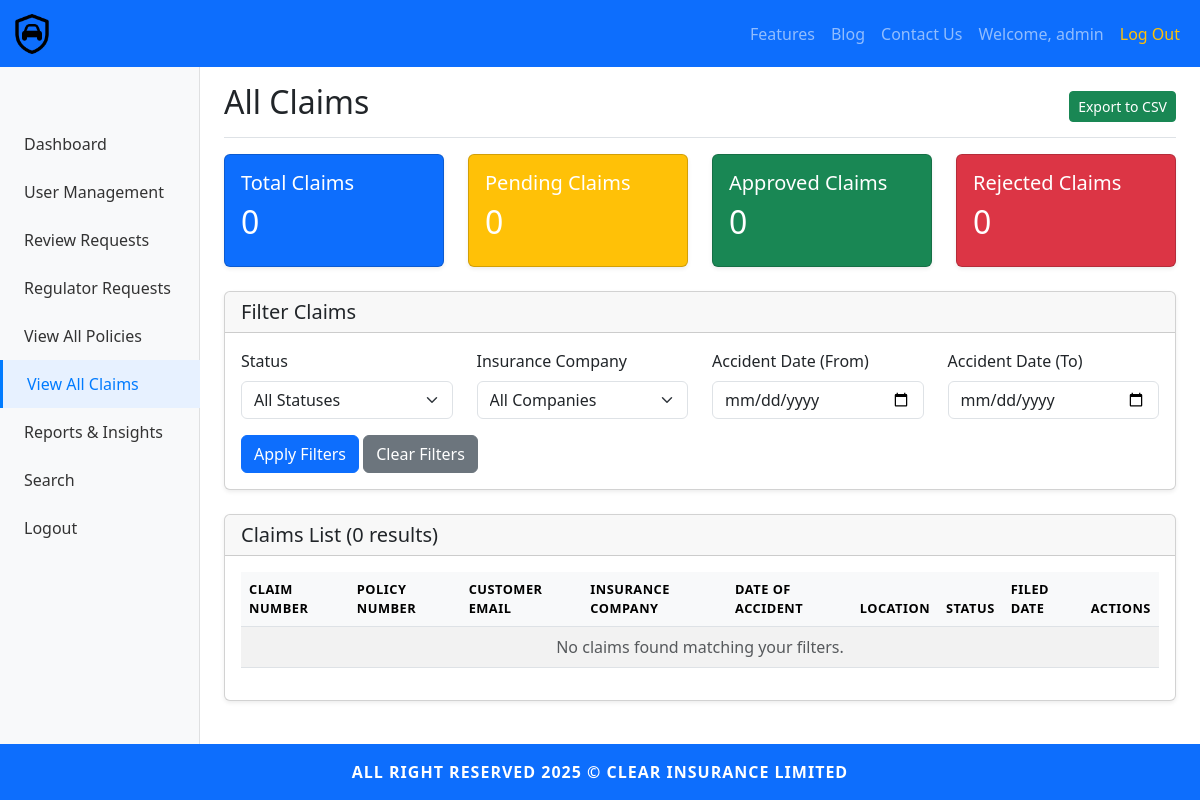
The page /admin/view-claims (signed in) on the database as committed earlier.
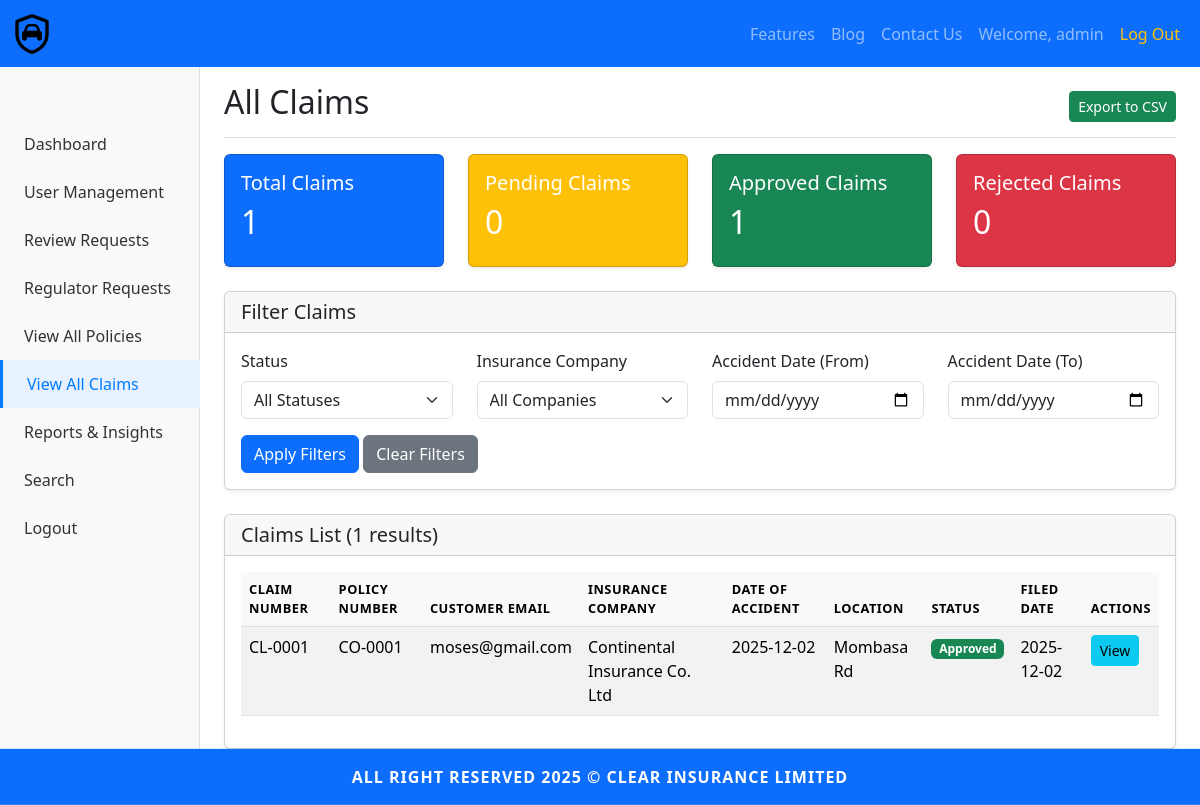
The same page on the database as committed later.
### models.py (models this page shows)
class Claim(db.Model):
	id = db.Column(db.Integer, primary_key=True)
	claim_number = db.Column(db.String(20), unique=True, nullable=False)
	policy_id = db.Column(db.Integer, db.ForeignKey('policy.id'), nullable=False)
	insurance_company_id = db.Column(db.Integer, db.ForeignKey('insurance_company.id'), nullable=False)
	accident_date = db.Column(db.Date, nullable=False)
	accident_time = db.Column(db.Time, nullable=False)
	accident_location = db.Column(db.String(500), nullable=False)
	accident_description = db.Column(db.Text, nullable=False)
	weather_conditions = db.Column(db.String(50), nullable=False)  # Clear, Rainy, Foggy, etc.
	police_report_number = db.Column(db.String(100), nullable=False)
	vehicle_towed = db.Column(db.Boolean, default=False, nullable=False)
	tow_location = db.Column(db.String(300))
	damage_insured_vehicle = db.Column(db.Text, nullable=False)
	damage_third_party = db.Column(db.Text)
	injuries_driver_passengers = db.Column(db.Text)
	injuries_third_parties = db.Column(db.Text)
	witness_name = db.Column(db.String(200))
	witness_contact = db.Column(db.String(20))
	witness_statement = db.Column(db.Text)
	status = db.Column(db.String(50), default='Pending', nullable=False)  # Pending, Under Review, Approved, Rejected
	created_by = db.Column(db.Integer, db.ForeignKey('insurer.id'), nullable=False)
	date_submitted = db.Column(db.DateTime, default=datetime.utcnow, nullable=False)
	last_updated = db.Column(db.DateTime, default=datetime.utcnow, onupdate=datetime.utcnow)
	reviewed_by = db.Column(db.Integer, db.ForeignKey('insurer.id'), nullable=True)
	review_date = db.Column(db.DateTime, nullable=True)
	review_notes = db.Column(db.Text, nullable=True)
	fraud_check_performed = db.Column(db.Boolean, default=False, nullable=False)
	fraud_check_date = db.Column(db.DateTime, nullable=True)
	fraud_check_result = db.Column(db.Text, nullable=True)
	fraud_risk_score = db.Column(db.Float, nullable=True)  # 0-100 score
	approved_by = db.Column(db.Integer, db.ForeignKey('insurer.id'), nullable=True)
	approval_date = db.Column(db.DateTime, nullable=True)
	rejection_reason = db.Column(db.Text, nullable=True)
	policy = db.relationship('Policy', backref='claims')
	insurance_company = db.relationship('InsuranceCompany', backref='claims')
	documents = db.relationship('ClaimDocument', backref='claim', cascade='all, delete-orphan')
	creator = db.relationship('Insurer', backref='claims_created', foreign_keys=[created_by])
	reviewer = db.relationship('Insurer', backref='claims_reviewed', foreign_keys=[reviewed_by])
	approver = db.relationship('Insurer', backref='claims_approved', foreign_keys=[approved_by])

class Policy(db.Model):
	id = db.Column(db.Integer, primary_key=True)
	policy_number = db.Column(db.String(50), unique=True, nullable=False)
	policy_type = db.Column(db.String(50), nullable=False)  # Comprehensive, Third-Party Only, Third-Party Fire & Theft
	effective_date = db.Column(db.Date, nullable=False)
	expiry_date = db.Column(db.Date, nullable=False)
	premium_amount = db.Column(db.Float, nullable=False)
	payment_mode = db.Column(db.String(50), nullable=False)
	insured_name = db.Column(db.String(200), nullable=False)
	national_id = db.Column(db.String(50), nullable=False)
	kra_pin = db.Column(db.String(50), nullable=True)
	date_of_birth = db.Column(db.Date, nullable=False)
	phone_number = db.Column(db.String(20), nullable=False)
	email_address = db.Column(db.String(150), nullable=False)
	postal_address = db.Column(db.Text, nullable=True)
	registration_number = db.Column(db.String(50), nullable=False)
	make_model = db.Column(db.String(150), nullable=False)
	year_of_manufacture = db.Column(db.Integer, nullable=False)
	chassis_number = db.Column(db.String(100), nullable=False)
	engine_number = db.Column(db.String(100), nullable=False)
	body_type = db.Column(db.String(50), nullable=False)
	color = db.Column(db.String(50), nullable=False)
	seating_capacity = db.Column(db.Integer, nullable=False)
	use_category = db.Column(db.String(50), nullable=False)
	sum_insured = db.Column(db.Float, nullable=False)
	excess = db.Column(db.Float, nullable=False)
	political_violence = db.Column(db.Boolean, default=False)
	windscreen_cover = db.Column(db.Boolean, default=False)
	passenger_liability = db.Column(db.Boolean, default=False)
	road_rescue = db.Column(db.Boolean, default=False)
	insurance_company_id = db.Column(db.Integer, db.ForeignKey('insurance_company.id'), nullable=False)
	created_by = db.Column(db.Integer, db.ForeignKey('insurer.id'), nullable=False)
	date_entered = db.Column(db.DateTime, default=datetime.utcnow, nullable=False)
	status = db.Column(db.String(20), default='Active', nullable=False)  # Active, Expired, Cancelled
	cancelled_by = db.Column(db.Integer, db.ForeignKey('insurer.id'), nullable=True)
	cancellation_date = db.Column(db.DateTime, nullable=True)
	cancellation_reason = db.Column(db.Text, nullable=True)
	insurance_company = db.relationship('InsuranceCompany', backref='policies', lazy=True)
	creator = db.relationship('Insurer', backref='created_policies', lazy=True, foreign_keys=[created_by])
	canceller = db.relationship('Insurer', backref='cancelled_policies', lazy=True, foreign_keys=[cancelled_by])
	photos = db.relationship('PolicyPhoto', backref='policy', lazy=True, cascade='all, delete-orphan')

class InsuranceCompany(db.Model):
	id = db.Column(db.Integer, primary_key=True)
	name = db.Column(db.String(200), unique=True, nullable=False)
	is_active = db.Column(db.Boolean, default=True, nullable=False)
	insurers = db.relationship('Insurer', backref='company', lazy=True)

### app.py (the view)
@app.route('/admin/view-claims')
@login_required
@admin_required
def admin_view_claims():
	from datetime import datetime
	status_filter = request.args.get('status', '')
	company_filter = request.args.get('company_id', '')
	start_date = request.args.get('start_date', '')
	end_date = request.args.get('end_date', '')
	query = Claim.query
	if status_filter:
		query = query.filter_by(status=status_filter)
	if company_filter:
		query = query.join(Policy).filter(Policy.insurance_company_id == company_filter)
	if start_date:
		try:
			start_dt = datetime.strptime(start_date, '%Y-%m-%d')
			query = query.filter(Claim.accident_date >= start_dt)
		except ValueError:
			pass
	if end_date:
		try:
			end_dt = datetime.strptime(end_date, '%Y-%m-%d')
			query = query.filter(Claim.accident_date <= end_dt)
		except ValueError:
			pass
	claims = query.all()
	total_claims = len(claims)
	pending_claims = sum(1 for c in claims if c.status == 'Pending')
	approved_claims = sum(1 for c in claims if c.status == 'Approved')
	rejected_claims = sum(1 for c in claims if c.status == 'Rejected')
	under_review_claims = sum(1 for c in claims if c.status == 'Under Review')
	companies = InsuranceCompany.query.all()
	return render_template('admin/view_claims.html',
		claims=claims,
		companies=companies,
		total_claims=total_claims,
		pending_claims=pending_claims,
		approved_claims=approved_claims,
		rejected_claims=rejected_claims,
		under_review_claims=under_review_claims,
		status_filter=status_filter,
		company_filter=company_filter,
		start_date=start_date,
		end_date=end_date
	)

### app.py (called while the page is built)
@login_manager.user_loader
def load_user(user_id):
	if '_' not in user_id:
		return None
	user_type, user_pk = user_id.split('_', 1)
	model_map = {
		'admin': Admin,
		'customer': Customer,
		'insurer': Insurer,
		'regulator': Regulator
	}
	model = model_map.get(user_type)
	if model:
		return model.query.get(int(user_pk))
	return None

### templates/admin/view_claims.html (shortened to what the changed rows need)
{% extends "base.html" %}
{% block content %}
<div class="container-fluid">
    <div class="row">
        <main class="col-md-9 ms-sm-auto col-lg-10 px-md-4">
            <div class="d-flex justify-content-between flex-wrap flex-md-nowrap align-items-center pt-3 pb-2 mb-3 border-bottom">
                <h1 class="h2">All Claims</h1>
            </div>
            <div class="row mb-4">
                <div class="col-md-3">
                    <div class="card text-white bg-primary">
                        <div class="card-body">
                            <h5 class="card-title">Total Claims</h5>
                            <h2>{{ total_claims }}</h2>
                        </div>
                    </div>
                </div>
                <div class="col-md-3">
                    <div class="card text-white bg-warning">
                        <div class="card-body">
                            <h2>{{ pending_claims }}</h2>
                        </div>
                    </div>
                </div>
                <div class="col-md-3">
                    <div class="card text-white bg-success">
                        <div class="card-body">
                            <h5 class="card-title">Approved Claims</h5>
                            <h2>{{ approved_claims }}</h2>
                        </div>
                    </div>
                </div>
                <div class="col-md-3">
                    <div class="card text-white bg-danger">
                        <div class="card-body">
                            <h2>{{ rejected_claims }}</h2>
                        </div>
                    </div>
                </div>
            </div>
            <div class="card">
                <div class="card-header">
                    <h5 class="mb-0"> Claims List ({{ total_claims }} results)</h5>
                </div>
                <div class="card-body">
                    <div class="table-responsive">
                        <table class="table table-striped table-hover">
                            <thead>
                                <tr>
                                    <th>Claim Number</th>
                                    <th>Policy Number</th>
                                    <th>Customer Email</th>
                                    <th>Insurance Company</th>
                                    <th>Date of Accident</th>
                                    <th>Location</th>
                                    <th>Status</th>
                                    <th>Filed Date</th>
                                    <th>Actions</th>
                                </tr>
                            </thead>
                            <tbody>
                                {% if claims %}
                                    {% for claim in claims %}
                                    <tr>
                                        <td>{{ claim.claim_number }}</td>
                                        <td>{{ claim.policy.policy_number if claim.policy else 'N/A' }}</td>
                                        <td>{{ claim.policy.email_address if claim.policy else 'N/A' }}</td>
                                        <td>{{ claim.policy.insurance_company.name if claim.policy and claim.policy.insurance_company else 'N/A' }}</td>
                                        <td>{{ claim.accident_date.strftime('%Y-%m-%d') if claim.accident_date else 'N/A' }}</td>
                                        <td>{{ claim.accident_location[:30] + '...' if claim.accident_location and claim.accident_location|length > 30 else claim.accident_location or 'N/A' }}</td>
                                        <td>
                                            {% if claim.status == 'Approved' %}
                                            <span class="badge bg-success">{{ claim.status }}</span>
                                            {% elif claim.status == 'Pending' %}
                                            <span class="badge bg-warning text-dark">{{ claim.status }}</span>
                                            {% elif claim.status == 'Rejected' %}
                                            <span class="badge bg-danger">{{ claim.status }}</span>
                                            {% elif claim.status == 'Under Review' %}
                                            <span class="badge bg-info">{{ claim.status }}</span>
                                            {% else %}
                                            <span class="badge bg-secondary">{{ claim.status }}</span>
                                            {% endif %}
                                        </td>
                                        <td>{{ claim.date_submitted.strftime('%Y-%m-%d') if claim.date_submitted else 'N/A' }}</td>
                                        <td>
                                            <a href="{{ url_for('admin_view_claim_detail', claim_id=claim.id) }}" class="btn btn-sm btn-info">
                                                 View
                                            </a>
                                        </td>
                                    </tr>
                                    {% endfor %}
                                {% else %}
                                    <tr>
                                        <td colspan="9" class="text-center text-muted">No claims found matching your filters.</td>
                                    </tr>
                                {% endif %}
                            </tbody>
                        </table>
                    </div>
                </div>
            </div>
        </main>
    </div>
</div>
{% endblock %}

Rows that differ between the two databases and show on the page:
added Claim: claim_number "CL-0001", policy "CO-0001", policy "moses@gmail.com", policy.insurance_company "Continental Insurance Co. Ltd", accident_date "2025-12-02", accident_location "Mombasa Rd", status "Approved", date_submitted "2025-12-02"
Other text that changed with them:
{{ total_claims }}: "0" → "1"
{{ approved_claims }}: "0" → "1"
text no longer shown: "No claims found matching your filters."
